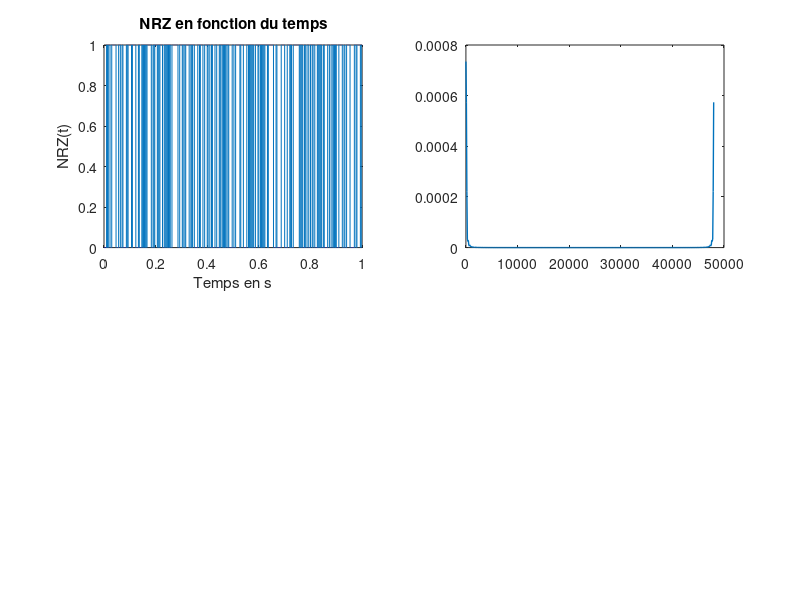

The MATLAB source for this figure: (Note: this script raises an error after producing the figure.)
%% Modem par filtrage %%

clear;
close all;
clc;

%% Modulation du signal %%

% Génération d'un signal binaire (N bits) aléatoirement
N = 300;
Signal_Binaire = randi(2, 1, N) -1;

% Signal NRZ
Fe = 48000;         % Fréquence d'échantillonnage
Fs = 300;           % Débit de bits par seconde demandé
Ts =  1 / Fs;       % Période par niveau
Te =  1 / Fe;       % Période d'échantillonnage 
Ns = Fe / Fs;       % Nombre d'échantillons par niveau

NRZ = kron(Signal_Binaire, ones(1, Ns)); % Signal NRZ

% Affichage du Signal NRZ
figure(1)
temps = (0:N*Ns-1)*Te; % Intervalle de temps
subplot(2,2,1)
plot(temps,NRZ)
title('NRZ en fonction du temps');
xlabel('Temps en s');
ylabel('NRZ(t)');

% Densité spectrale de NRZ
DSP_estime = pwelch (NRZ, [], [], [], Fe, 'twosided');  % Calcul de la DSP de NRZ par la fonction pwelch
taille = length(DSP_estime);                            % Nombre de ligne dans DSP_estime
frequence = linspace(0,Fe,taille);                      % Intervalle de fréquence
% Affichage de la densité de puissance estimée de NRZ 
figure(1)
subplot(2,2,2)
plot(frequence, DSP_estime','LineWidth',1)
hold on

DSP_theorique = (1/4) * Ts * (sinc(pi * Ts * frequence)).^2 + (1/4)*dirac(frequence); % Formule donnée par le sujet
% Affichage de la densité de puissance théorique de NRZ (sur la même que
% celle estimée)
plot(frequence, DSP_theorique,'LineWidth', 2)
title('Densité spectrale de puissance de NRZ');
xlabel('Frequence en Hz');
ylabel('Amplitude');
hold off
legend('DSP estimée','DSP théorique')

% Création du signal modulé nommé x
Fc = 4000;                  % Fréquence de coupure
DeltaF = 2000;              % Delta de fréquence
F0 = Fc + DeltaF;           % Fréquence pour le signal sinusoidal des 1 de NRZ
F1 = Fc - DeltaF;           % Fréquence pour le signal sinusoidal des 0 de NRZ
psi0 = rand*2*pi;           % Phase tiré aléatoirement pour le signal sinusoidal des 0 de NRZ
psi1 =  rand*2*pi;          % Phase tiré aléatoirement pour le signal sinusoidal des 1 de NRZ
x = (1-NRZ) .* cos(2*pi*F0*temps + psi0) + NRZ .* cos(2*pi*F1*temps + psi1); % Par définition

% Affichage du signal modulé x
figure(1)
subplot(2,2,3)
plot(temps,x)
title('Signal x en fonction du temps');
xlabel('Temps en s');
ylabel('x(t)');

% DSP Theorique du signal modulé x
DSP_estime_X = pwelch(x, [], [], [], 1/Te, 'twosided');  % Calcul de la DSP de x par la fonction pwelch
figure(1)
subplot(2,2,4)
plot(frequence, DSP_estime_X)
title('Densité spectrale de puissance de X')
xlabel('Frequence en Hz');
ylabel('Amplitude');

% Canal de transmission (ajout d'un bruit blanc et Gaussien)
SNR = 50;                           % Sound to Noise Ratio
Px = mean(abs(x).^2);               % Puissance du signal
Pb = Px * 10 ^ (-SNR / 10);         % Puissance du bruit
bruit = sqrt(Pb) * randn(1,N*Ns);   % Génération d'un bruit blanc gaussien     
x_bruitee = x + bruit;              % Signal modulé et bruité

%% Démodulation par filtrage %%

Fe = 48000;                              % Fréquence d'échantillonnage 
Ord = 61;                               % Ordre du filtre
Nbr_Echant_Retard = (Ord - 1) / 2;       % Nombre d'échantillons en retard dû à l'ordre du filtre   

% Synthèse du filtre passe-bas
x_bruitee = x + bruit;

% On utilise un filtre passe-bas idéal de fréquence de coupure F0
b_bas = (2 * Fc/Fe) * sinc(2 * (Fc/Fe) * (-(Ord-1)/2:1:(Ord-1)/2) ); 
x_bruitee_decaler = [x_bruitee , zeros(1, Nbr_Echant_Retard)];       % Décalage du signal modulé pour ne pas garder les zéros
y_bas = filter(b_bas, 1, x_bruitee_decaler);                         % Signal en sortie du filtre passe bas nommé y_bas
y_bas = y_bas(1, Nbr_Echant_Retard+1:end);                           % On ne garde que les valeurs non nuls   

% Decommenter ce qui suit pour voir le problème d'ordre du filtre 
%y_bas = filter(b_bas, 1, x_bruitee);

% Synthèse du filtre passe-haut
dirac1 = zeros(1,Ord);
dirac1((Ord-1)/2 + 1 ) = 1;
b_haut =  dirac1 - b_bas;
y_haut = filter(b_haut, 1, x_bruitee_decaler);  
y_haut = y_haut(1, Nbr_Echant_Retard+1:end);


% 5.4 Tracés à réaliser 

%5.4.1

% Affichage de la réponse impulsionnelle du filtre PB
figure(2)
subplot(2,2,1)
plot((-(Ord-1)/2:1:(Ord-1)/2),b_bas)
title('Réponse impulsionnelle du filtre passe-bas')
xlabel('Temps en s');
ylabel('hPB(t)');

% Affichage de la réponse en fréquence du filtre PB
figure(2)
subplot(2,2,2)
plot((-(Ord-1)/2:1:(Ord-1)/2),abs(fftshift (fft(b_bas)) ) )
title('Réponse en fréquence du filtre passe-bas')
xlabel('Frequence en Hz');
ylabel('HPB(f)');

% Affichage de la réponse impulsionnelle du filtre PH
figure(2)
subplot(2,2,3)
plot((-(Ord-1)/2:1:(Ord-1)/2),b_haut)
title('Réponse impulsionnelle du filtre passe-haut')
xlabel('Temps en s');
ylabel('hPH(t)');

% Affichage de la réponse impulsionnelle du filtre PH
figure(2)
subplot(2,2,4)
plot((-(Ord-1)/2:1:(Ord-1)/2),abs(fftshift (fft(b_haut)) ) )
title('Réponse en fréquence du filtre passe-haut')
xlabel('Frequence en Hz');
ylabel('HPH(f)');

%5.4.2
figure(3)
subplot(1,2,1)
semilogy(frequence, DSP_estime_X)
title('Filtre passe-bas & DSP du signal X')
hold on 
semilogy(frequence,abs( (fft(b_bas,length(DSP_estime_X))) ) )
hold off
legend('Réponse fréquentille du PB','DSP de x')

subplot(1,2,2)
semilogy(frequence, DSP_estime_X)
title('Filtre passe-haut & DSP du signal X')
hold on 
semilogy(frequence,abs( (fft(b_haut, length(DSP_estime_X))) ) )
hold off
legend('Réponse fréquentille du PH','DSP de x')

%5.4.3

% Affichage du signal en sortie du filtre passe-bas
figure(4)
subplot(2,2,1)
plot(temps, y_bas)
title('Signal en sortie du filtre passe-bas')
xlabel('Temps en s');
ylabel('ypb(t)');

% Affichage du signal en sortie de la DSP du signal filtré par un passe-bas
DSP_y_bas = pwelch(y_bas, [], [], [], 1/Te, 'twosided');
subplot(2,2,2)
plot(frequence, DSP_y_bas)
title('DSP du signal filtré par un passe-bas')
xlabel('Frequence en Hz');
ylabel('YPB(f)');

% Affichage du signal en sortie du filtre passe-haut
subplot(2,2,3)
plot(temps, y_haut)
title('Signal en sortie du filtre passe-haut')
xlabel('Temps en s');
ylabel('ypb(t)');

% Affichage du signal en sortie de la DSP du signal filtré par un
% passe-haut
DSP_y_haut = pwelch(y_haut, [], [], [], 1/Te, 'twosided');
subplot(2,2,4)
plot(frequence, DSP_y_haut)
title('DSP du signal filtré par un passe-haut')
xlabel('Frequence en Hz');
ylabel('YPB(f)');


%5.5.1

% Calcul de l'energie sur les differentes periodes
somme_energie_bas = sum(reshape(y_bas, Ns, N)'.^2,2);
% Determination de K
K_bas = mean(somme_energie_bas);
% Determination des bits suivant la regle erigee
bits_reconstitues_bas = somme_energie_bas > K_bas;

%5.5.2

% Taux d'erreur binaire
Erreur_Filtre_Bas = 1 - sum(bits_reconstitues_bas' == Signal_Binaire) / N

%5.6.1

%Si on augmente l'ordre des filtres il y a du retard donc des erreur de
%demodulation
%On décale le signal de (Ord-1)/2 échantillons.

%5.6.2

%Avec F0 = 1180Hz et F1 = 980Hz sans bruit, on retrouve un taux d'erreur
%binaire non nul. Il faut un démoduleur plus performant vu que les
%fréquences sont trop proches pour pouvoir être sélectionné pa avec un filtre.
%Pour pouvoir le tester, veuillez modifier Fc = 1080 et DeltaF = 100